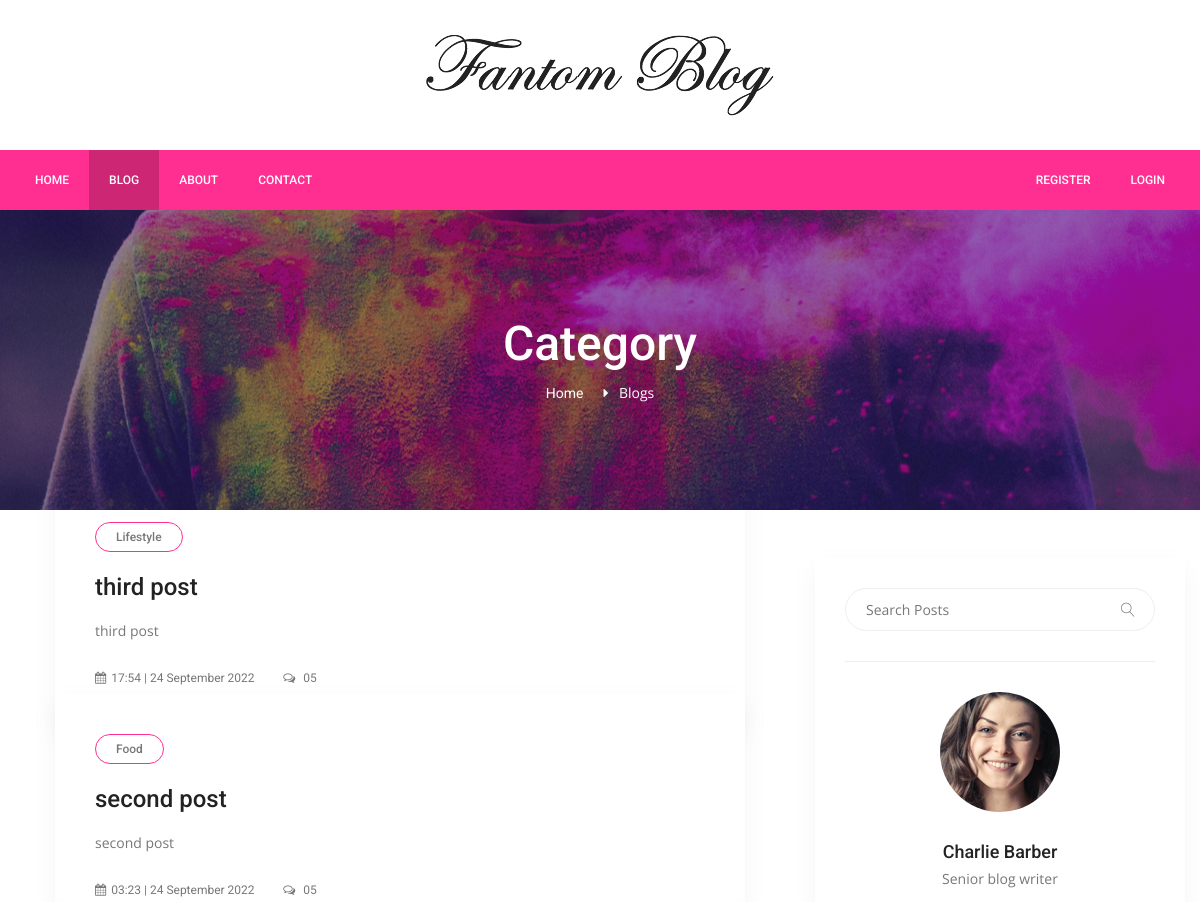
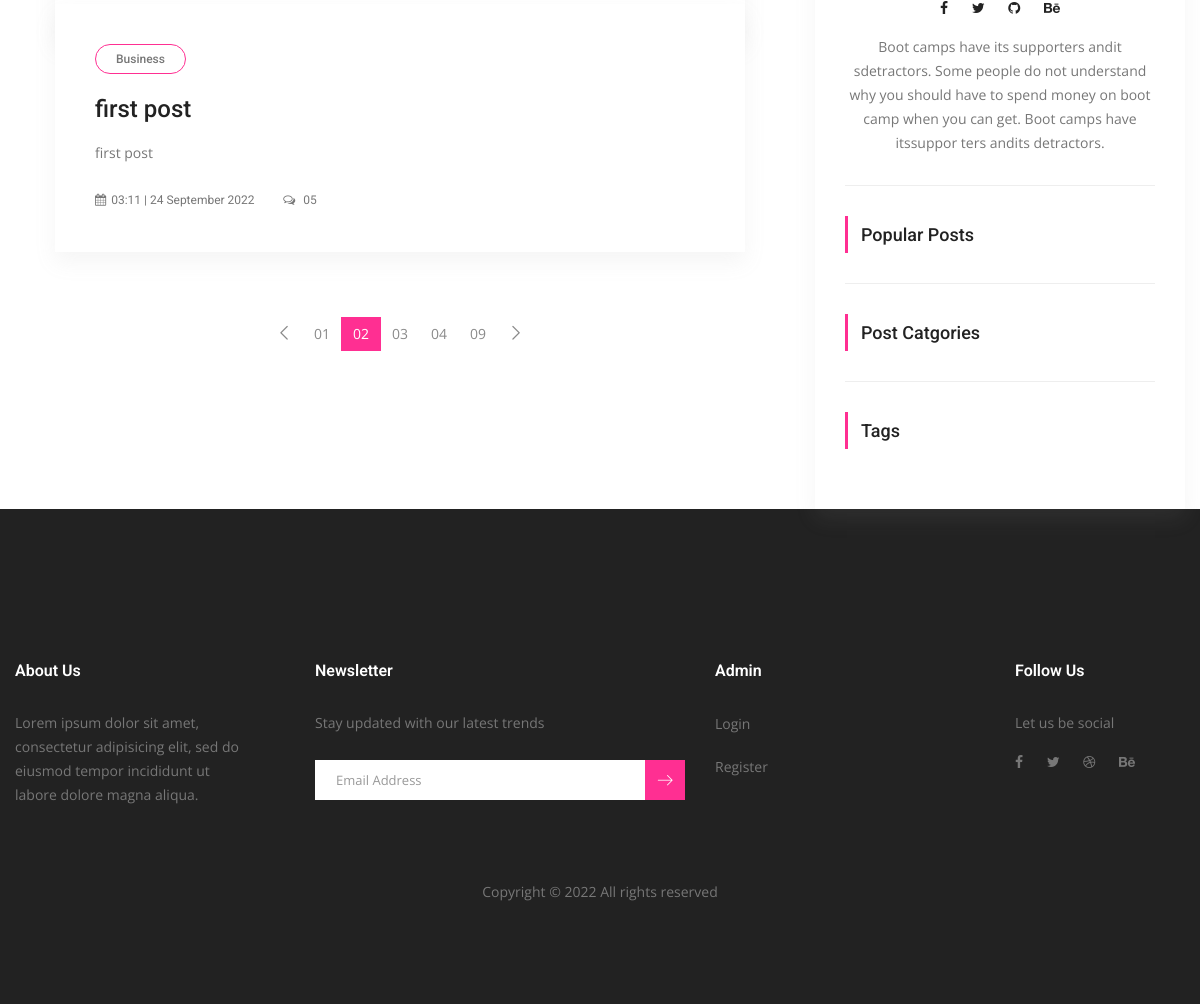
Page /blog on the committed database (2 pictures, top to bottom).
### server.py (models this page shows)
class Post(db.Model):
    __tablename__ = "posts"
    id = db.Column(db.Integer, primary_key=True)
    title = db.Column(db.String(500), unique=True, nullable=False)
    subtitle = db.Column(db.String(500), nullable=False)
    description = db.Column(db.Text, nullable=False)
    image_url = db.Column(db.String(500), nullable=False)
    category = db.Column(db.String(250), nullable=False)
    tags = db.Column(db.String(500), nullable=False)
    total_view = db.Column(db.Integer, nullable=False)
    created_date = db.Column(db.String(250), nullable=False)
    updated_date = db.Column(db.String(250), nullable=False)
    post_info = db.relationship("Bookmark", back_populates="post")
    comment_post_info = db.relationship("Comment", back_populates="post")

### server.py (the view, shortened to what this page needs)
@app.route("/blog")
def blog():
    posts = Post.query.order_by(desc(Post.updated_date)).all()
    search = request.args.get("search")
    if search != None:
        search_posts = Post.query.filter(Post.title.contains(search)).all()
        return render_template("blog/pages/search.html", path=request.path, posts=search_posts, sidebar=sidebar, logged_in=current_user.is_authenticated)
    category = request.args.get("category")
    if category != None:
        category_posts = Post.query.filter_by(category=category).all()
        return render_template("blog/pages/search.html", path=request.path, posts=category_posts, sidebar=sidebar, logged_in=current_user.is_authenticated)
    query_tag = request.args.get("tag")
    return render_template("blog/pages/blogs.html", path=request.path, posts=posts, sidebar=sidebar, logged_in=current_user.is_authenticated)

### templates/blog/pages/blogs.html (shortened to what this page needs)
{% extends "blog/layouts/base.html" %} {% block content %}
<section class="banner_area">
  <div class="banner_inner d-flex align-items-center">
    <div
      class="overlay bg-parallax"
      data-stellar-ratio="0.9"
      data-stellar-vertical-offset="0"
      data-background=""
    ></div>
    <div class="container">
      <div class="banner_content text-center">
        <h2>Category</h2>
        <div class="page_link">
          <a href="{{ url_for('home') }}">Home</a>
          <span style="color: white">Blogs</span>
        </div>
      </div>
    </div>
  </div>
</section>
<section class="blog_area pt-5">
  <div class="container">
    <div class="row">
      <div class="col-lg-8">
        <div class="blog_left_sidebar">
          {% for post in posts %}
          <article class="blog_style1">
            <div class="blog_img">
            </div>
            <div class="blog_text">
              <div class="blog_text_inner">
                <a class="cat" href="#">{{ post.category }}</a>
                <a href="{{ url_for('post_detail', post_id=post.id) }}"
                  ><h4>{{ post.title }}</h4></a
                >
                <p>{{ post.subtitle }}</p>
                <div class="date">
                  <a href="#"
                    ><i class="fa fa-calendar" aria-hidden="true"></i>{{
                    post.updated_date }}</a
                  >
                  <a href="#"
                    ><i class="fa fa-comments-o" aria-hidden="true"></i> 05</a
                  >
                </div>
              </div>
            </div>
          </article>
          {% endfor %}
          <nav class="blog-pagination justify-content-center d-flex">
            <ul class="pagination">
              <li class="page-item">
                <a href="#" class="page-link" aria-label="Previous">
                  <span aria-hidden="true">
                    <span class="lnr lnr-chevron-left"></span>
                  </span>
                </a>
              </li>
              <li class="page-item"><a href="#" class="page-link">01</a></li>
              <li class="page-item active">
                <a href="#" class="page-link">02</a>
              </li>
              <li class="page-item"><a href="#" class="page-link">03</a></li>
              <li class="page-item"><a href="#" class="page-link">04</a></li>
              <li class="page-item"><a href="#" class="page-link">09</a></li>
              <li class="page-item">
                <a href="#" class="page-link" aria-label="Next">
                  <span aria-hidden="true">
                    <span class="lnr lnr-chevron-right"></span>
                  </span>
                </a>
              </li>
            </ul>
          </nav>
        </div>
      </div>
      <div class="col-lg-4">{% include 'blog/include/sidebar.html' %}</div>
    </div>
  </div>
</section>
{% endblock %}

### static/css/style.css (style rules this page uses)
a { text-decoration: none; -webkit-transition: all 0.3s ease-in-out; -o-transition: all 0.3s ease-in-out; transition: all 0.3s ease-in-out; }
body { line-height: 24px; font-size: 14px; font-family: "Open Sans", sans-serif; font-weight: normal; color: #777777; }
h1, h2, h3, h4, h5, h6 { font-family: "Roboto", sans-serif; font-weight: 500; }
@media (min-width: 1200px) { .container { max-width: 1200px; } }
.header_area + section, .header_area + div { margin-top: 210px; }
.banner_area { position: relative; z-index: 1; min-height: 300px; }
.banner_area .banner_inner { position: relative; overflow: hidden; width: 100%; min-height: 300px; background: #000; z-index: 1; }
.banner_area .banner_inner .overlay { background: url(../img/banner/banner.jpg) no-repeat scroll center center; position: absolute; left: 0; right: 0; top: 0; height: 145%; bottom: 0; z-index: -1; opacity: 1; }
.banner_area .banner_inner .banner_content h2 { color: #fff; font-size: 48px; font-family: "Roboto", sans-serif; font-weight: 500; }
.banner_area .banner_inner .banner_content .page_link a { font-size: 14px; color: #fff; font-family: "Roboto", sans-serif; margin-right: 32px; position: relative; }
.banner_area .banner_inner .banner_content .page_link a:before { content: "\f0da"; font: normal normal normal 14px/1 FontAwesome; position: absolute; right: -25px; top: 50%; -webkit-transform: translateY(-50%); -ms-transform: translateY(-50%); transform: translateY(-50%); }
.blog-pagination { padding-top: 25px; }
.blog-pagination .page-link { border-radius: 0; }
.blog-pagination .page-item { border: none; }
.page-link { background: transparent; font-weight: 400; }
.blog-pagination .page-item.active .page-link { background-color: #ff2f92; border-color: transparent; color: #fff; }
.blog-pagination .page-link { position: relative; display: block; padding: 0.5rem 0.75rem; margin-left: -1px; line-height: 1.25; color: #8a8a8a; border: none; }
.blog-pagination .page-link .lnr { font-weight: 600; }
.blog-pagination .page-item:last-child .page-link, .blog-pagination .page-item:first-child .page-link { border-radius: 0; }
h2 { font-size: 30px; }
h4 { font-size: 18px; }
.blog_style1 { margin-bottom: 40px; }
.blog_style1 .blog_text { padding-left: 40px; padding-right: 40px; }
.blog_style1 .blog_text .blog_text_inner { background: #fff; margin-top: -100px; position: relative; -webkit-box-shadow: 0px 10px 20px 0px rgba(153, 153, 153, 0.1); box-shadow: 0px 10px 20px 0px rgba(153, 153, 153, 0.1); padding: 40px; }
.blog_style1 .blog_text .blog_text_inner .cat { display: inline-block; border: 1px solid #ff2f92; line-height: 28px; padding: 0px 20px; color: #777777; border-radius: 15px; font-size: 12px; font-family: "Roboto", sans-serif; margin-bottom: 20px; font-weight: 500; }
.blog_style1 .blog_text .blog_text_inner h4 { font-size: 24px; font-family: "Roboto", sans-serif; line-height: 30px; color: #222222; padding-right: 20px; margin-bottom: 17px; -webkit-transition: all 300ms linear 0s; -o-transition: all 300ms linear 0s; transition: all 300ms linear 0s; }
.blog_style1 .blog_text .blog_text_inner p { font-size: 14px; line-height: 24px; color: #777777; margin-bottom: 22px; }
.blog_style1 .blog_text .blog_text_inner .date a { color: #777777; font-size: 12px; font-weight: normal; font-family: "Roboto", sans-serif; margin-right: 25px; -webkit-transition: all 300ms linear 0s; -o-transition: all 300ms linear 0s; transition: all 300ms linear 0s; }
.blog_style1 .blog_text .blog_text_inner .date a i { padding-right: 5px; }
.blog_style1 .blog_text .blog_text_inner .date a:last-child { margin-right: 0px; }

### rows in the picture
Post: category "Lifestyle", title "third post", subtitle "third post", updated_date "17:54 | 24 September 2022"
Post: category "Food", title "second post", subtitle "second post", updated_date "03:23 | 24 September 2022"
Post: category "Business", title "first post", subtitle "first post", updated_date "03:11 | 24 September 2022"
